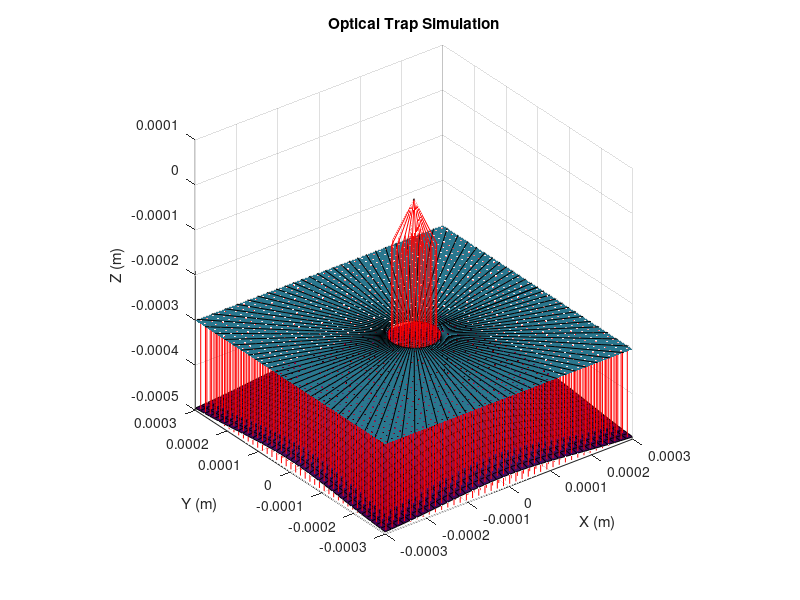

Here is the MATLAB script that generated this plot: (Note: this script raises an error after producing the figure.)
%% Workspace initialisation

clear all;
close all;
clc;

%% Parameters

% Medium
nm = 1.33; % Medium refractive index --> water

% Spherical particle
R = 1e-6; % Particle radius [m] --> 1um radius particle
np = 1.59; % Particle refractive index --> polystyrene

% Focusing
f = 100e-6; % Focal length [m] --> ?
NA = 0.70; % numerical aperture --> water immersion objective
L = f*NA/nm; % Iris aperture [m]

% Trapping beam
Ex0 = 1e+4; % x electric field [V/m] --> ?
Ey0 = 1i*1e+4; % y electric field [V/m] --> ?
w0 = 8e-6; % Beam waist [m] --> ?
Nphi = 40; % Azimuthal divisions --> ?
Nr = 40; % Radial divisions --> ?
power = 10e-3; % Power [W] --> 10mW per microparticle for stable trapping

%% Gaussian Beam

mu = [0, 0]; % Mean
sigma = [1, 0; 0, 1] * 2.6e-8; % Covariance matrix

% Generate grid
grid_lim = 3 * 1e-4;
grid_num_ticks = 20;
[x, y] = meshgrid(-grid_lim:(grid_lim/grid_num_ticks):grid_lim, -grid_lim:(grid_lim/grid_num_ticks):grid_lim);

% Combine x and y into a single matrix
xy = [x(:) y(:)];

% Calculate Gaussian function
z = mvnpdf(xy, mu, sigma);

% Reshape the result into a 2x2 matrix
relative_intensity = reshape(z, size(x));

% Normalize relative_intensity to [0, 1]
relative_intensity = relative_intensity / max(relative_intensity(:));

% Plot the Gaussian
z_shift = 5 * 1e-4;
gain = 15; % extra factor multipled to gaussian so the value heights are visible in plot

surf(x, y, (relative_intensity * 1e-5 * gain) - z_shift,'FaceAlpha', 1);
title('Optical Trap Simulation');
xlabel('X (m)');
ylabel('Y (m)');
zlabel('Z (m)');
axis equal
hold on

%% Plot rays before lens

% Define the endpoints of the vertical line
ray_before_length = 2 * 1e-4;

% Initialise vectors to store ray starting point and end point (xyz position values)
ray_before_start_point = zeros(numel(relative_intensity),3);
ray_before_end_point = zeros(numel(relative_intensity),3);

counter = 1;
for i = 1:size(x,1)
    for j = 1:size(y,1)
        ray_before_start_point(counter,1) = i*(grid_lim/grid_num_ticks) - grid_lim - (grid_lim/(2*grid_num_ticks));
        ray_before_start_point(counter,2) = j*(grid_lim/grid_num_ticks) - grid_lim - (grid_lim/(2*grid_num_ticks));
        ray_before_start_point(counter,3) = 0 - z_shift;
        
        ray_before_end_point(counter,1) = i*(grid_lim/grid_num_ticks) - grid_lim - (grid_lim/(2*grid_num_ticks));
        ray_before_end_point(counter,2) = j*(grid_lim/grid_num_ticks) - grid_lim - (grid_lim/(2*grid_num_ticks));
        ray_before_end_point(counter,3) = ray_before_length - z_shift;
        
        ray_before_x = [ray_before_start_point(counter,1) ray_before_end_point(counter,1)];
        ray_before_y = [ray_before_start_point(counter,2) ray_before_end_point(counter,2)];
        ray_before_z = [ray_before_start_point(counter,3) ray_before_end_point(counter,3)];
        
        % Plotting the 3D figure
        plot3(ray_before_x, ray_before_y, ray_before_z, 'r', 'LineWidth', 0.1); % Plotting the line
        grid on;
        hold on
        
        counter = counter + 1;
    end
end

% Set axes limits
xlim([-grid_lim, grid_lim]);
ylim([-grid_lim, grid_lim]);
zlim([-z_shift, 1 * 1e-4]); % Z AXES LIMITS!

%% Iris

% Define parameters for the annular ring
inner_radius = L;
outer_radius = 1;
height = ray_before_length;
num_points = 100;

% Generate points for the inner and outer circles
theta = linspace(0, 2*pi, num_points);
x_inner = inner_radius * cos(theta);
y_inner = inner_radius * sin(theta);
z_inner = ones(size(theta)) * height - z_shift; % Z-coordinates for inner circle

x_outer = outer_radius * cos(theta);
y_outer = outer_radius * sin(theta);
z_outer = ones(size(theta)) * height - z_shift; % Z-coordinates for outer circle

x_ring = [x_inner' x_outer'];
y_ring = [y_inner' y_outer'];
z_ring = [z_inner' z_inner'];

hold on
surf(x_ring, y_ring, z_ring,'FaceAlpha', 1)

% What are the intensity values from the Gaussian beam associated with each
% ray after the iris?
relative_intensity = reshape(relative_intensity,[numel(relative_intensity) 1]);

% eliminate rays that get blocked by the iris opening
counter = 1;

for i = 1:size(x,1)
    for j = 1:size(y,1)
        if sqrt(ray_before_end_point(counter,1)^2 + ray_before_end_point(counter,2)^2) > inner_radius
            ray_before_end_point(counter,1) = 0;
            ray_before_end_point(counter,2) = 0;
            ray_before_end_point(counter,3) = 0;
            relative_intensity(counter) = 0;
        end
        counter = counter + 1;
    end
end

% extend rays that haven't been eliminated
ray_after_iris_start_point = nonzeros(ray_before_end_point);
ray_after_iris_start_point = reshape(ray_after_iris_start_point, size(ray_after_iris_start_point,1)/3, 3);

ray_extend_after_iris = 2 * 1e-4;
ray_after_iris_end_point = ray_after_iris_start_point;
ray_after_iris_end_point(:,3) = ray_after_iris_start_point(:,3) + ray_extend_after_iris;

% What are the intensity values from the Gaussian beam associated with each
% ray after the iris?
relative_intensity_after_iris = nonzeros(relative_intensity);

% Plot new rays after iris
for i = 1:size(ray_after_iris_start_point,1)
    ray_after_iris_x = [ray_after_iris_start_point(i,1) ray_after_iris_end_point(i,1)];
    ray_after_iris_y = [ray_after_iris_start_point(i,2) ray_after_iris_end_point(i,2)];
    ray_after_iris_z = [ray_after_iris_start_point(i,3) ray_after_iris_end_point(i,3)];

    % Plotting the 3D figure
    plot3(ray_after_iris_x, ray_after_iris_y, ray_after_iris_z, 'r', 'LineWidth', 0.1); % Plotting the line
    grid on;
    hold on
end

%% Lens
NA = 0.70; % numerical aperture

ray_start_point = ray_after_iris_end_point;
ray_end_point = [zeros(size(ray_after_iris_end_point,1),2) (ray_before_length + height + f - z_shift)*ones(size(ray_after_iris_end_point,1),1)];

% Plot converging rays
for i = 1:size(ray_start_point,1)
    ray_x = [ray_start_point(i,1) ray_end_point(i,1)];
    ray_y = [ray_start_point(i,2) ray_end_point(i,2)];
    ray_z = [ray_start_point(i,3) ray_end_point(i,3)];

    % Plotting the 3D figure
    plot3(ray_x, ray_y, ray_z, 'r', 'LineWidth', 0.1); % Plotting the line
    grid on;
    hold on
end

%% Particle
[X,Y,Z] = sphere;

par_radius = 1e-6;
X2 = X * par_radius;
Y2 = Y * par_radius;
Z2 = Z * par_radius;

sphere_center = [0, 0, ray_before_length + height + f - z_shift];

surf(X2+sphere_center(1),Y2+sphere_center(2),Z2+sphere_center(3),'FaceAlpha', 0.5)

% Set transparency (alpha value) for the surface
alpha(0.5); % Adjust the value from 0 (fully transparent) to 1 (fully opaque)

hold on

%% Optical force calculation --> use OTGO --> NA = 0.7

% PARAMETERS (AGAIN)
% Medium
nm = 1.33; % Medium refractive index --> water

% Spherical particle
R = 1e-6; % Particle radius [m] --> 1um radius particle
np = 1.59; % Particle refractive index --> polystyrene

% Focusing
f = 100e-6; % Focal length [m] --> ?
NA = 0.7; % numerical aperture --> water immersion objective
L = f*NA/nm; % Iris aperture [m]

% Trapping beam
Ex0 = 1e+4; % x electric field [V/m] --> ?
Ey0 = 1i*1e+4; % y electric field [V/m] --> ?
w0 = 8e-6; % Beam waist [m] --> ?
Nphi = 40; % Azimuthal divisions --> ?
Nr = 40; % Radial divisions --> ?
power = 10e-3; % Power [W] --> 10mW per microparticle for stable trapping

% Positions where to calculate the forces
x = [-1.6:0.64:1.6]*R;
y = [-1.6:0.64:1.6]*R;
z = [-2.4:0.64:2.4]*R;

% Initialization
% Trapping beam
bg = BeamGauss(Ex0,Ey0,w0,L,Nphi,Nr);
bg = bg.normalize(power); % Set the power

% Calculates set of rays corresponding to focused optical beam
r = Ray.beam2focused(bg,f);

% PREALLOCATION OF VARIABLES
% Force components
f_x = zeros(numel(x), numel(y), numel(z));
f_y = zeros(numel(x), numel(y), numel(z));
f_z = zeros(numel(x), numel(y), numel(z));

% Trapping efficiencies
q_x = zeros(numel(x), numel(y), numel(z));
q_y = zeros(numel(x), numel(y), numel(z));
q_z = zeros(numel(x), numel(y), numel(z));

% FORCE CALCULATION
for i = 1:1:length(x)
    for j = 1:1:length(y)
        for k = 1:1:length(z)
    
            % Display update message
            disp(['Force calculation ' int2str((i-1)*length(y)*length(z)+(j-1)*length(z)+k) '/' int2str(numel(f_x))])

            % Spherical particle
            bead = ParticleSpherical(Point(x(i),y(j),z(k)),R,nm,np);

            % Calculate force
            forces = bead.force(r);
            force = Vector(bead.sp.c.X,bead.sp.c.Y,bead.sp.c.Z, ...
                sum(forces.Vx(isfinite(forces.Vx))), ...
                sum(forces.Vy(isfinite(forces.Vy))), ...
                sum(forces.Vz(isfinite(forces.Vz))) ...
                );

            % Trapping optical force in each direction
            f_x(i,j,k) = force.Vx;
            f_y(i,j,k) = force.Vy;
            f_z(i,j,k) = force.Vz;

            % Trapping efficiencies in each direction
            q_x(i,j,k) = f_x(i,j,k)/power*(PhysConst.c0/nm);
            q_y(i,j,k) = f_y(i,j,k)/power*(PhysConst.c0/nm);
            q_z(i,j,k) = f_z(i,j,k)/power*(PhysConst.c0/nm);
    
        end
    end
end

%% Plot 2D force field in transverse plane
% Extract 2D plane values where z is held constant
f_x_2D_tran = f_x(:,:,round(numel(z)/2));
f_y_2D_tran = f_y(:,:,round(numel(z)/2));

q_x_2D_tran = q_x(:,:,round(numel(z)/2));
q_y_2D_tran = q_y(:,:,round(numel(z)/2));

% Create 2D meshgrid
[X_tran, Y_tran] = meshgrid(x,y);

hold off; % release the hold
tiledlayout(3,2,"TileSpacing","tight","padding","compact")

nexttile
% Plot 2D force vector field
% Transpose the 2D matrices (idk exactly why but this bug took me ages to solve)
quiver(X_tran',Y_tran',f_x_2D_tran,f_y_2D_tran,'LineWidth',2)
title('Transverse Plane (NA = 0.70)');
xlabel('X (m)');
ylabel('Y (m)');
xlim([-1.6 1.6]*R)
ylim([-1.6 1.6]*R)
axis equal
hold on

% Plot red circle
theta_circ = linspace(0, 2*pi, 100);  % Angle range for the circle
x_circle = R * cos(theta_circ);       % x-coordinates of the circle points
y_circle = R * sin(theta_circ);       % y-coordinates of the circle points
plot(x_circle, y_circle, 'LineWidth', 2);  % Plot the circle
xlim([-1.6 1.6]*R)
ylim([-1.6 1.6]*R)

%% Plot 2D force field in longitudinal plane
% Extract 2D plane values where y is held constant
f_x_2D_long = squeeze(f_x(:,round(numel(y)/2),:));
f_z_2D_long = squeeze(f_z(:,round(numel(y)/2),:));

q_x_2D_long = squeeze(q_x(:,round(numel(y)/2),:));
q_z_2D_long = squeeze(q_z(:,round(numel(y)/2),:));

% Create 2D meshgrid
[X_long, Z_long] = meshgrid(x,z);

hold off; % release the hold
nexttile

% Plot 2D force vector field
% Transpose the 2D matrices (idk exactly why but this bug took me ages to solve)
quiver(Z_long',X_long',f_z_2D_long,f_x_2D_long,'LineWidth',2)
title('Longitudinal Plane (NA = 0.70)');
ylabel('X (m)');
xlabel('Z (m)');
axis equal
ylim([-1.6 1.6]*R)
xlim([-2.4 2.4]*R)
hold on

% Plot red circle
theta_circ = linspace(0, 2*pi, 100);  % Angle range for the circle
x_circle = R * cos(theta_circ);       % x-coordinates of the circle points
y_circle = R * sin(theta_circ);       % y-coordinates of the circle points
plot(x_circle, y_circle, 'LineWidth', 2);  % Plot the circle





%% Optical force calculation --> use OTGO --> NA = 1.0

% PARAMETERS (AGAIN)
% Medium
nm = 1.33; % Medium refractive index --> water

% Spherical particle
R = 1e-6; % Particle radius [m] --> 1um radius particle
np = 1.59; % Particle refractive index --> polystyrene

% Focusing
f = 100e-6; % Focal length [m] --> ?
NA = 1.0; % numerical aperture --> water immersion objective
L = f*NA/nm; % Iris aperture [m]

% Trapping beam
Ex0 = 1e+4; % x electric field [V/m] --> ?
Ey0 = 1i*1e+4; % y electric field [V/m] --> ?
w0 = 8e-6; % Beam waist [m] --> ?
Nphi = 40; % Azimuthal divisions --> ?
Nr = 40; % Radial divisions --> ?
power = 10e-3; % Power [W] --> 10mW per microparticle for stable trapping

% Positions where to calculate the forces
x = [-1.6:0.64:1.6]*R;
y = [-1.6:0.64:1.6]*R;
z = [-2.4:0.64:2.4]*R;

% Initialization
% Trapping beam
bg = BeamGauss(Ex0,Ey0,w0,L,Nphi,Nr);
bg = bg.normalize(power); % Set the power

% Calculates set of rays corresponding to focused optical beam
r = Ray.beam2focused(bg,f);

% PREALLOCATION OF VARIABLES
% Force components
f_x = zeros(numel(x), numel(y), numel(z));
f_y = zeros(numel(x), numel(y), numel(z));
f_z = zeros(numel(x), numel(y), numel(z));

% Trapping efficiencies
q_x = zeros(numel(x), numel(y), numel(z));
q_y = zeros(numel(x), numel(y), numel(z));
q_z = zeros(numel(x), numel(y), numel(z));

% FORCE CALCULATION
for i = 1:1:length(x)
    for j = 1:1:length(y)
        for k = 1:1:length(z)
    
            % Display update message
            disp(['Force calculation ' int2str((i-1)*length(y)*length(z)+(j-1)*length(z)+k) '/' int2str(numel(f_x))])

            % Spherical particle
            bead = ParticleSpherical(Point(x(i),y(j),z(k)),R,nm,np);

            % Calculate force
            forces = bead.force(r);
            force = Vector(bead.sp.c.X,bead.sp.c.Y,bead.sp.c.Z, ...
                sum(forces.Vx(isfinite(forces.Vx))), ...
                sum(forces.Vy(isfinite(forces.Vy))), ...
                sum(forces.Vz(isfinite(forces.Vz))) ...
                );

            % Trapping optical force in each direction
            f_x(i,j,k) = force.Vx;
            f_y(i,j,k) = force.Vy;
            f_z(i,j,k) = force.Vz;

            % Trapping efficiencies in each direction
            q_x(i,j,k) = f_x(i,j,k)/power*(PhysConst.c0/nm);
            q_y(i,j,k) = f_y(i,j,k)/power*(PhysConst.c0/nm);
            q_z(i,j,k) = f_z(i,j,k)/power*(PhysConst.c0/nm);
    
        end
    end
end

%% Plot 2D force field in transverse plane
% Extract 2D plane values where z is held constant
f_x_2D_tran = f_x(:,:,round(numel(z)/2));
f_y_2D_tran = f_y(:,:,round(numel(z)/2));

q_x_2D_tran = q_x(:,:,round(numel(z)/2));
q_y_2D_tran = q_y(:,:,round(numel(z)/2));

% Create 2D meshgrid
[X_tran, Y_tran] = meshgrid(x,y);

hold off; % release the hold
nexttile

% Plot 2D force vector field
% Transpose the 2D matrices (idk exactly why but this bug took me ages to solve)
quiver(X_tran',Y_tran',f_x_2D_tran,f_y_2D_tran,'LineWidth',2)
title('Transverse Plane (NA = 1.00)');
xlabel('X (m)');
ylabel('Y (m)');
xlim([-1.6 1.6]*R)
ylim([-1.6 1.6]*R)
axis equal
hold on

% Plot red circle
theta_circ = linspace(0, 2*pi, 100);  % Angle range for the circle
x_circle = R * cos(theta_circ);       % x-coordinates of the circle points
y_circle = R * sin(theta_circ);       % y-coordinates of the circle points
plot(x_circle, y_circle, 'LineWidth', 2);  % Plot the circle
xlim([-1.6 1.6]*R)
ylim([-1.6 1.6]*R)

%% Plot 2D force field in longitudinal plane
% Extract 2D plane values where y is held constant
f_x_2D_long = squeeze(f_x(:,round(numel(y)/2),:));
f_z_2D_long = squeeze(f_z(:,round(numel(y)/2),:));

q_x_2D_long = squeeze(q_x(:,round(numel(y)/2),:));
q_z_2D_long = squeeze(q_z(:,round(numel(y)/2),:));

% Create 2D meshgrid
[X_long, Z_long] = meshgrid(x,z);

hold off; % release the hold
nexttile

% Plot 2D force vector field
% Transpose the 2D matrices (idk exactly why but this bug took me ages to solve)
quiver(Z_long',X_long',f_z_2D_long,f_x_2D_long,'LineWidth',2)
title('Longitudinal Plane (NA = 1.00)');
ylabel('X (m)');
xlabel('Z (m)');
axis equal
ylim([-1.6 1.6]*R)
xlim([-2.4 2.4]*R)
hold on

% Plot red circle
theta_circ = linspace(0, 2*pi, 100);  % Angle range for the circle
x_circle = R * cos(theta_circ);       % x-coordinates of the circle points
y_circle = R * sin(theta_circ);       % y-coordinates of the circle points
plot(x_circle, y_circle, 'LineWidth', 2);  % Plot the circle




%% Optical force calculation --> use OTGO --> NA = 1.20

% PARAMETERS (AGAIN)
% Medium
nm = 1.33; % Medium refractive index --> water

% Spherical particle
R = 1e-6; % Particle radius [m] --> 1um radius particle
np = 1.59; % Particle refractive index --> polystyrene

% Focusing
f = 100e-6; % Focal length [m] --> ?
NA = 1.20; % numerical aperture --> water immersion objective
L = f*NA/nm; % Iris aperture [m]

% Trapping beam
Ex0 = 1e+4; % x electric field [V/m] --> ?
Ey0 = 1i*1e+4; % y electric field [V/m] --> ?
w0 = 8e-6; % Beam waist [m] --> ?
Nphi = 40; % Azimuthal divisions --> ?
Nr = 40; % Radial divisions --> ?
power = 10e-3; % Power [W] --> 10mW per microparticle for stable trapping

% Positions where to calculate the forces
x = [-1.6:0.64:1.6]*R;
y = [-1.6:0.64:1.6]*R;
z = [-2.4:0.64:2.4]*R;

% Initialization
% Trapping beam
bg = BeamGauss(Ex0,Ey0,w0,L,Nphi,Nr);
bg = bg.normalize(power); % Set the power

% Calculates set of rays corresponding to focused optical beam
r = Ray.beam2focused(bg,f);

% PREALLOCATION OF VARIABLES
% Force components
f_x = zeros(numel(x), numel(y), numel(z));
f_y = zeros(numel(x), numel(y), numel(z));
f_z = zeros(numel(x), numel(y), numel(z));

% Trapping efficiencies
q_x = zeros(numel(x), numel(y), numel(z));
q_y = zeros(numel(x), numel(y), numel(z));
q_z = zeros(numel(x), numel(y), numel(z));

% FORCE CALCULATION
for i = 1:1:length(x)
    for j = 1:1:length(y)
        for k = 1:1:length(z)
    
            % Display update message
            disp(['Force calculation ' int2str((i-1)*length(y)*length(z)+(j-1)*length(z)+k) '/' int2str(numel(f_x))])

            % Spherical particle
            bead = ParticleSpherical(Point(x(i),y(j),z(k)),R,nm,np);

            % Calculate force
            forces = bead.force(r);
            force = Vector(bead.sp.c.X,bead.sp.c.Y,bead.sp.c.Z, ...
                sum(forces.Vx(isfinite(forces.Vx))), ...
                sum(forces.Vy(isfinite(forces.Vy))), ...
                sum(forces.Vz(isfinite(forces.Vz))) ...
                );

            % Trapping optical force in each direction
            f_x(i,j,k) = force.Vx;
            f_y(i,j,k) = force.Vy;
            f_z(i,j,k) = force.Vz;

            % Trapping efficiencies in each direction
            q_x(i,j,k) = f_x(i,j,k)/power*(PhysConst.c0/nm);
            q_y(i,j,k) = f_y(i,j,k)/power*(PhysConst.c0/nm);
            q_z(i,j,k) = f_z(i,j,k)/power*(PhysConst.c0/nm);
    
        end
    end
end

%% Plot 2D force field in transverse plane
% Extract 2D plane values where z is held constant
f_x_2D_tran = f_x(:,:,round(numel(z)/2));
f_y_2D_tran = f_y(:,:,round(numel(z)/2));

q_x_2D_tran = q_x(:,:,round(numel(z)/2));
q_y_2D_tran = q_y(:,:,round(numel(z)/2));

% Create 2D meshgrid
[X_tran, Y_tran] = meshgrid(x,y);

hold off; % release the hold
nexttile

% Plot 2D force vector field
% Transpose the 2D matrices (idk exactly why but this bug took me ages to solve)
quiver(X_tran',Y_tran',f_x_2D_tran,f_y_2D_tran,'LineWidth',2)
title('Transverse Plane (NA = 1.20)');
xlabel('X (m)');
ylabel('Y (m)');
xlim([-1.6 1.6]*R)
ylim([-1.6 1.6]*R)
axis equal
hold on

% Plot red circle
theta_circ = linspace(0, 2*pi, 100);  % Angle range for the circle
x_circle = R * cos(theta_circ);       % x-coordinates of the circle points
y_circle = R * sin(theta_circ);       % y-coordinates of the circle points
plot(x_circle, y_circle, 'LineWidth', 2);  % Plot the circle
xlim([-1.6 1.6]*R)
ylim([-1.6 1.6]*R)

%% Plot 2D force field in longitudinal plane
% Extract 2D plane values where y is held constant
f_x_2D_long = squeeze(f_x(:,round(numel(y)/2),:));
f_z_2D_long = squeeze(f_z(:,round(numel(y)/2),:));

q_x_2D_long = squeeze(q_x(:,round(numel(y)/2),:));
q_z_2D_long = squeeze(q_z(:,round(numel(y)/2),:));

% Create 2D meshgrid
[X_long, Z_long] = meshgrid(x,z);

hold off; % release the hold
nexttile

% Plot 2D force vector field
% Transpose the 2D matrices (idk exactly why but this bug took me ages to solve)
quiver(Z_long',X_long',f_z_2D_long,f_x_2D_long,'LineWidth',2)
title('Longitudinal Plane (NA = 1.20)');
ylabel('X (m)');
xlabel('Z (m)');
axis equal
ylim([-1.6 1.6]*R)
xlim([-2.4 2.4]*R)
hold on

% Plot red circle
theta_circ = linspace(0, 2*pi, 100);  % Angle range for the circle
x_circle = R * cos(theta_circ);       % x-coordinates of the circle points
y_circle = R * sin(theta_circ);       % y-coordinates of the circle points
plot(x_circle, y_circle, 'LineWidth', 2);  % Plot the circle